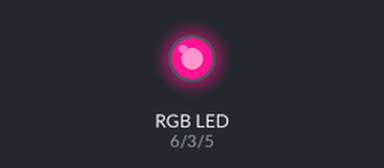
The sketch below on a simulated Arduino Uno, built with avr-gcc and run on an emulated ATmega328P. Shown: an RGB LED mixed from three pins (HIGH = lit).

Above: at 0.05 s.
At 11.05 s:
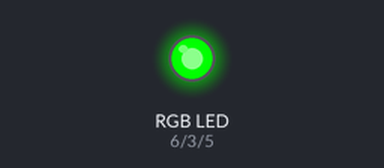
At 15.25 s:
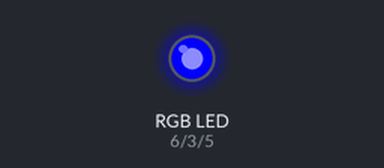
At 19.45 s:
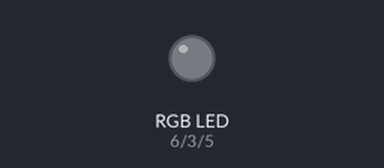
Timing chart, 0 to 25.4 s (numbered marks = the images above):
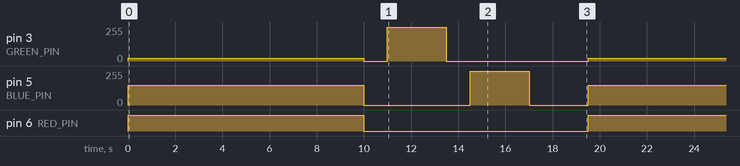

The sketch:

RGB_Light.ino
```cpp
// Define pin constants for each color
#define BLUE_PIN 5
#define GREEN_PIN 3
#define RED_PIN 6

// the setup function runs once when you press reset or power the board
void setup() {
  pinMode(RED_PIN, OUTPUT);
  pinMode(GREEN_PIN, OUTPUT);
  pinMode(BLUE_PIN, OUTPUT);
  digitalWrite(RED_PIN, HIGH);
  digitalWrite(GREEN_PIN, LOW);
  digitalWrite(BLUE_PIN, LOW);
}

// Define power amounts to each color pin variables
int redPower, greenPower, bluePower;

// the loop function runs over and over again forever
void loop() {
  #define delayTime 10000
  #define OFF 0

  /*
  // constant for color changing delay
  redPower = 255;
  greenPower = 0;
  bluePower = 0;

    for(int i = 0; i < 255; i += 1) { // fades out red bring green full when i=255
    redPower--;
    greenPower++;
    analogWrite(RED_PIN, redPower);
    analogWrite(GREEN_PIN, greenPower);
    delay(delayTime);
  } // for loop

    for(int i = 0; i < 255; i += 1) { // fades out red bring green full when i=255
      redPower++;
      greenPower--;
      analogWrite(RED_PIN, redPower);
      analogWrite(GREEN_PIN, greenPower);
      delay(delayTime*10);
  } // for loop
  */

  redPower   = 255;
  greenPower = 20;
  bluePower  = 147;
  analogWrite(RED_PIN,   redPower   );
  analogWrite(GREEN_PIN, greenPower );
  analogWrite(BLUE_PIN,  bluePower  );
  delay( delayTime );

  analogWrite(RED_PIN,   OFF   );
  analogWrite(GREEN_PIN, OFF );
  analogWrite(BLUE_PIN,  OFF  );
  delay( delayTime/10 );

  redPower   =  0;
  greenPower =  255;
  bluePower  =  0;
  analogWrite(RED_PIN,   redPower   );
  analogWrite(GREEN_PIN, greenPower );
  analogWrite(BLUE_PIN,  bluePower  );
  delay( delayTime/4 );

  analogWrite(RED_PIN,   OFF   );
  analogWrite(GREEN_PIN, OFF );
  analogWrite(BLUE_PIN,  OFF  );
  delay( delayTime/10 );

  redPower   =  0;
  greenPower =  0;
  bluePower  =  255;
  analogWrite(RED_PIN,   redPower   );
  analogWrite(GREEN_PIN, greenPower );
  analogWrite(BLUE_PIN,  bluePower  );
  delay( delayTime/4 );

  analogWrite(RED_PIN,   OFF   );
  analogWrite(GREEN_PIN, OFF );
  analogWrite(BLUE_PIN,  OFF  );
  delay( delayTime/4 );

} // loop()
```

Measured:
- by itself, pin 3 (GREEN_PIN): repeats every 19.5 s: 0/255 1.0 s, 255/255 2.5 s, 0/255 6.0 s, 20/255 10.0 s
- by itself, pin 5 (BLUE_PIN): repeats every 19.5 s: 0/255 4.5 s, 255/255 2.5 s, 0/255 2.5 s, 147/255 10.0 s
- by itself, pin 6 (RED_PIN): alternates HIGH for 10.0 s and LOW for 9.5 s
